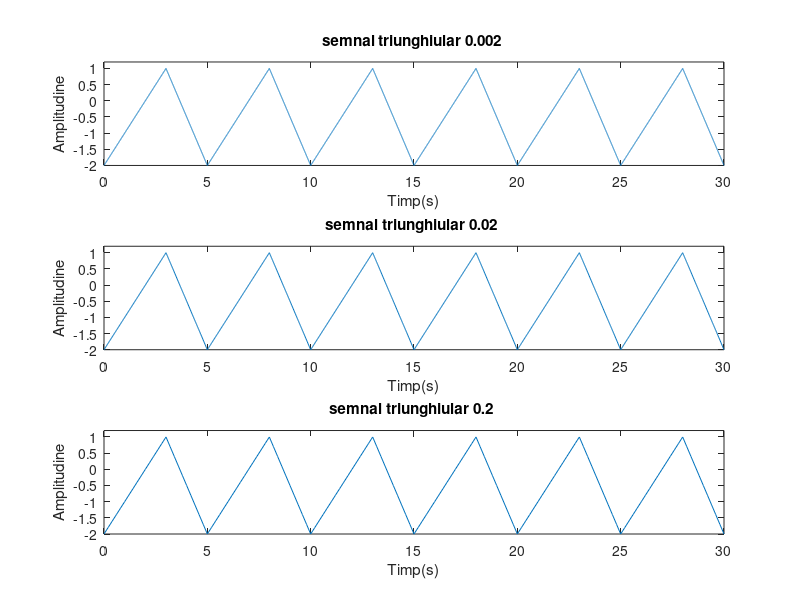

Write the MATLAB code that produced this figure.
T=5
w=2*pi/T

 nT=6 %numarul de perioade reprezentate
t1=0:0.002:5*nT
x=1.5*sawtooth(t1*w,0.6)-0.5 %generarea semnalului triunghiular amplitudinea
%este 1.5 si componenta continua -0.5 pentru ca nivelul de maxim sa fie egal
%cu 1 iar cel de minim cu -2
 %s=slewrate(x,1/0.002)
 subplot(3,1,1)
 plot(t1,x)
 axis([0 30 -2  1.2])


title('semnal triunghiular 0.002 ')
xlabel('Timp(s)')
ylabel('Amplitudine')

t2=0:0.02:5*nT
x=1.5*sawtooth(t2*w,0.6)-0.5 %generarea semnalului triunghiular
subplot(3,1,2)
plot(t2,x)
axis([0 30 -2 1.2])

title('semnal triunghiular 0.02 ')
xlabel('Timp(s)')
ylabel('Amplitudine')

t3=0:0.2:5*nT
x=1.5*sawtooth(t3*w,0.6)-0.5 %generarea semnalului triungghiular
subplot(3,1,3)
plot(t3,x)
axis([0 30 -2 1.2])
title('semnal triunghiular 0.2 ')
xlabel('Timp(s)')
ylabel('Amplitudine')
